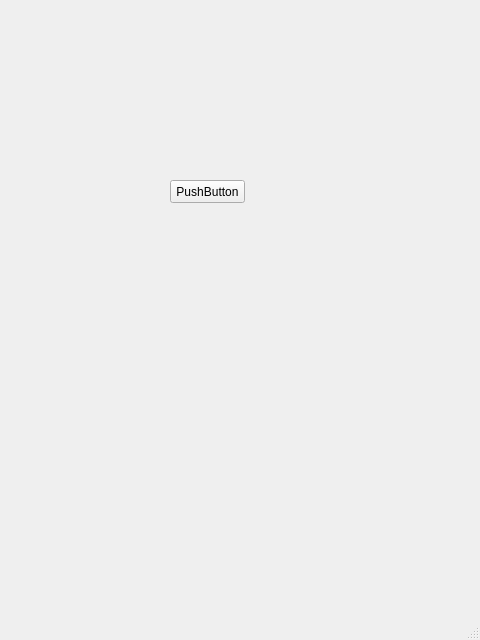
<?xml version="1.0" encoding="UTF-8"?>
<ui version="4.0">
 <class>formation</class>
 <widget class="QMainWindow" name="formation">
  <property name="geometry">
   <rect>
    <x>0</x>
    <y>0</y>
    <width>480</width>
    <height>640</height>
   </rect>
  </property>
  <property name="windowTitle">
   <string>MainWindow</string>
  </property>
  <widget class="QWidget" name="centralwidget">
   <widget class="QPushButton" name="pushButton">
    <property name="geometry">
     <rect>
      <x>170</x>
      <y>180</y>
      <width>75</width>
      <height>23</height>
     </rect>
    </property>
    <property name="text">
     <string>PushButton</string>
    </property>
   </widget>
  </widget>
  <widget class="QMenuBar" name="menubar">
   <property name="geometry">
    <rect>
     <x>0</x>
     <y>0</y>
     <width>480</width>
     <height>21</height>
    </rect>
   </property>
  </widget>
  <widget class="QStatusBar" name="statusbar"/>
 </widget>
 <resources/>
 <connections/>
</ui>
